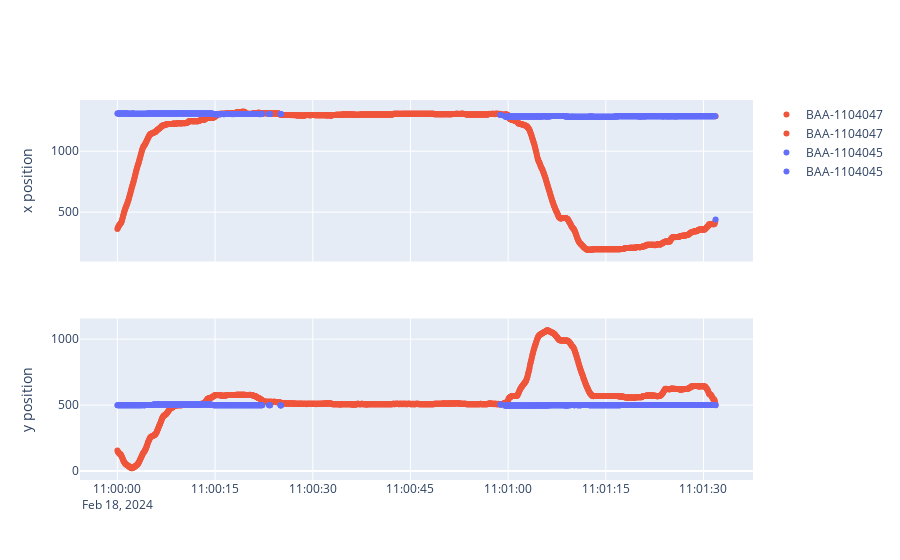

Source (notebook cell):
### Code cell
from plotly.subplots import make_subplots

fig = make_subplots(rows=2, cols=1, shared_xaxes=True)
data = centroid_df_cp.loc["2024-02-18 11:00:00":"2024-02-18 11:01:31.860000134"]
classes = data["class"].unique()
for class_ in classes:
    fig.append_trace(
        go.Scatter(
            x=data[data["class"] == class_].index,
            y=data[data["class"] == class_]["x"],
            mode="markers",
            name=str(class_),  # Use the class as the name of the trace
            marker=dict(color=subject_colors_dict[class_]),
            hovertemplate="Speed: %{text}",
            text=data[data["class"] == class_]["speed"].tolist(),
        ),
        row=1,
        col=1,
    )
    fig.append_trace(
        go.Scatter(
            x=data[data["class"] == class_].index,
            y=data[data["class"] == class_]["y"],
            mode="markers",
            name=str(class_),  # Use the class as the name of the trace
            marker=dict(color=subject_colors_dict[class_]),
            hovertemplate="Speed: %{text}",
            text=data[data["class"] == class_]["speed"].tolist(),
        ),
        row=2,
        col=1,
    )
fig.update_yaxes(title_text="x position", row=1, col=1)
fig.update_yaxes(title_text="y position", row=2, col=1)

fig.show()

### Figure 1 — Plotly figure (JSON) as saved in the notebook; plotly's stock layout.template omitted (floating-point values rounded to 4 significant figures; data arrays with more than 128 entries replaced by an {"elided": "..."} marker saying what was removed)
{"data": [{"hovertemplate": "Speed: %{text}", "marker": {"color": "#EF553B"}, "mode": "markers", "name": "BAA-1104047", "text": {"elided": "1532 str values"}, "type": "scatter", "x": {"elided": "1532 str values"}, "xaxis": "x", "y": {"elided": "1532 int values"}, "yaxis": "y"}, {"hovertemplate": "Speed: %{text}", "marker": {"color": "#EF553B"}, "mode": "markers", "name": "BAA-1104047", "text": {"elided": "1532 str values"}, "type": "scatter", "x": {"elided": "1532 str values"}, "xaxis": "x2", "y": {"elided": "1532 int values"}, "yaxis": "y2"}, {"hovertemplate": "Speed: %{text}", "marker": {"color": "#636EFA"}, "mode": "markers", "name": "BAA-1104045", "text": {"elided": "922 str values"}, "type": "scatter", "x": {"elided": "922 str values"}, "xaxis": "x", "y": {"elided": "922 int values"}, "yaxis": "y"}, {"hovertemplate": "Speed: %{text}", "marker": {"color": "#636EFA"}, "mode": "markers", "name": "BAA-1104045", "text": {"elided": "922 str values"}, "type": "scatter", "x": {"elided": "922 str values"}, "xaxis": "x2", "y": {"elided": "922 int values"}, "yaxis": "y2"}], "layout": {"xaxis": {"anchor": "y", "domain": [0, 1], "matches": "x2", "showticklabels": false}, "xaxis2": {"anchor": "y2", "domain": [0, 1]}, "yaxis": {"anchor": "x", "domain": [0.575, 1], "title": {"text": "x position"}}, "yaxis2": {"anchor": "x2", "domain": [0, 0.425], "title": {"text": "y position"}}}}
